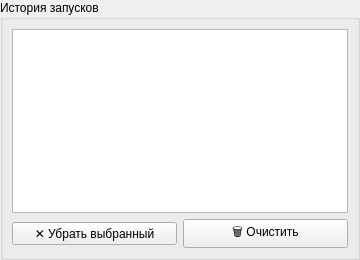
<?xml version="1.0" encoding="UTF-8"?>
<ui version="4.0">
 <class>RunsPanel</class>
 <widget class="QWidget" name="RunsPanel">
  <property name="geometry">
   <rect>
    <x>0</x>
    <y>0</y>
    <width>360</width>
    <height>260</height>
   </rect>
  </property>
  <layout class="QVBoxLayout" name="runs_panel_layout">
   <property name="spacing"><number>6</number></property>
   <property name="leftMargin"><number>0</number></property>
   <property name="topMargin"><number>0</number></property>
   <property name="rightMargin"><number>0</number></property>
   <property name="bottomMargin"><number>0</number></property>
   <item>
    <widget class="QGroupBox" name="group_runs">
     <property name="title">
      <string>История запусков</string>
     </property>
     <layout class="QVBoxLayout" name="runs_box_layout">
      <property name="spacing"><number>6</number></property>
      <item>
       <widget class="QTableWidget" name="table_runs">
        <property name="toolTip">
         <string>Галочка слева — показывать траекторию на графике. Клик по строке — выбрать запуск для графиков и таблицы данных.</string>
        </property>
        <property name="alternatingRowColors">
         <bool>true</bool>
        </property>
        <property name="selectionBehavior">
         <enum>QAbstractItemView::SelectRows</enum>
        </property>
        <property name="sortingEnabled">
         <bool>true</bool>
        </property>
       </widget>
      </item>
      <item>
       <layout class="QHBoxLayout" name="runs_buttons_row">
        <item>
         <widget class="QPushButton" name="btn_delete_run">
          <property name="toolTip">
           <string>Убрать выбранный запуск из истории</string>
          </property>
          <property name="text">
           <string>✕ Убрать выбранный</string>
          </property>
          <property name="danger" stdset="0">
           <bool>true</bool>
          </property>
         </widget>
        </item>
        <item>
         <widget class="QPushButton" name="btn_clear_runs">
          <property name="text">
           <string>🗑 Очистить</string>
          </property>
          <property name="danger" stdset="0">
           <bool>true</bool>
          </property>
         </widget>
        </item>
       </layout>
      </item>
     </layout>
    </widget>
   </item>
  </layout>
 </widget>
 <resources/>
 <connections/>
</ui>
